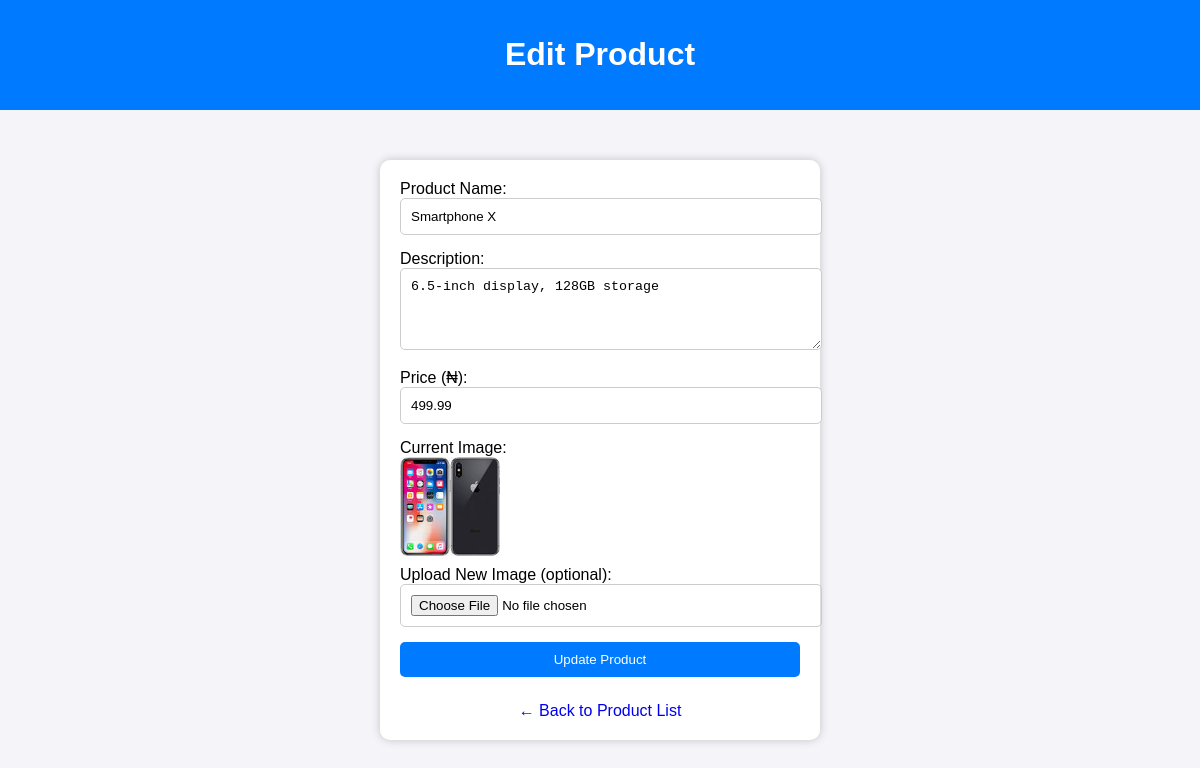
Screenshot of /admin/edit_product.php?id=2 (signed in) with the database file from the repository.
### tables this page shows
CREATE TABLE IF NOT EXISTS products (
  id INT AUTO_INCREMENT PRIMARY KEY,
  name VARCHAR(150) NOT NULL,
  category VARCHAR(100),
  description TEXT,
  price DECIMAL(10,2) NOT NULL,
  image VARCHAR(255),
  created_at TIMESTAMP DEFAULT CURRENT_TIMESTAMP
);

### admin/edit_product.php (the view, shortened to what this page needs)
<?php
require_once '../db_connect.php';
$id = intval($_GET['id']);
$stmt = $pdo->prepare("SELECT * FROM products WHERE id = ?");
$stmt->execute([$id]);
$product = $stmt->fetch();
?>
<!DOCTYPE html>
<html lang="en">
<head>
</head>
<body>
    <header>
        <h1>Edit Product</h1>
    </header>
    <form method="POST" enctype="multipart/form-data">
        <label>Product Name:</label>
        <input type="text" name="name" value="<?= htmlspecialchars($product['name']) ?>" required>
        <label>Description:</label>
        <textarea name="description" rows="4" required><?= htmlspecialchars($product['description']) ?></textarea>
        <label>Price (₦):</label>
        <input type="number" name="price" step="0.01" value="<?= htmlspecialchars($product['price']) ?>" required>
        <label>Current Image:</label>
        <img src="../images/<?= htmlspecialchars($product['image']) ?>" alt="Product Image">
        <label>Upload New Image (optional):</label>
        <input type="file" name="image" accept="image/*">
        <input type="submit" value="Update Product">
        <a href="view_products.php">← Back to Product List</a>
    </form>
</body>
</html>

### admin/edit_product.php (style rules this page uses)
body { font-family: Arial, sans-serif; background: #f4f4f9; margin: 0; }
header { background: #007bff; color: white; padding: 15px; text-align: center; }
form { background: white; width: 400px; margin: 50px auto; padding: 20px; border-radius: 10px; box-shadow: 0 0 10px rgba(0,0,0,0.2); }
input, textarea { width: 100%; padding: 10px; margin-bottom: 15px; border-radius: 5px; border: 1px solid #ccc; }
img { width: 100px; display: block; margin-bottom: 10px; border-radius: 5px; }
input[type=submit] { background: #007bff; color: white; border: none; cursor: pointer; }
a { display: block; text-align: center; margin-top: 10px; text-decoration: none; }

### rows the page displays
products: name "Smartphone X", description "6.5-inch display, 128GB storage", price "499.99", image (picture)
